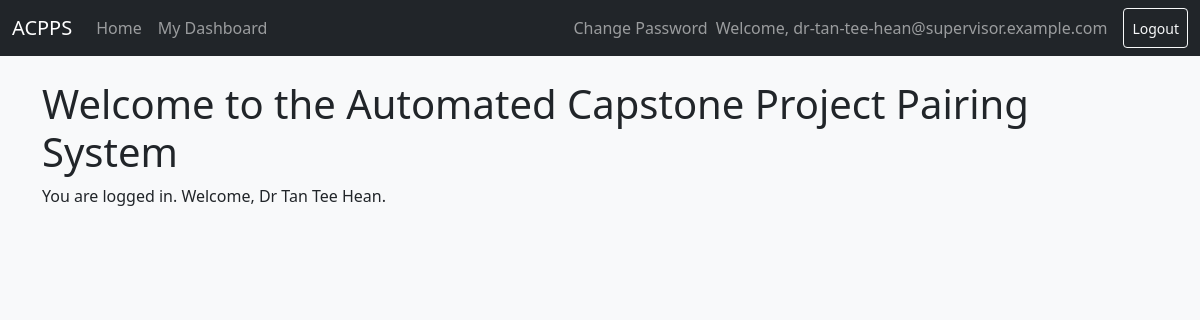
Page / (signed in) on the committed database.
### users/models.py (models this page shows, shortened)
class User(AbstractBaseUser, PermissionsMixin):
    email = models.EmailField(unique=True)
    is_active = models.BooleanField(default=True)
    is_staff = models.BooleanField(default=False)
    date_joined = models.DateTimeField(default=timezone.now)
    full_name = models.CharField(max_length=255, blank=False, null=False)
    USER_TYPE_CHOICES = (
        ('student', 'Student'),
        ('supervisor', 'Supervisor'),
    )
    user_type = models.CharField(max_length=10, choices=USER_TYPE_CHOICES)
    objects = UserManager()
    USERNAME_FIELD = 'email'
    REQUIRED_FIELDS = ['user_type']
    def get_full_name(self):
        return self.full_name or self.email

### users/views.py (the view)
# urls.py: path('', home_view, name='home'),
def home_view(request):
    return render(request, 'pages/home.html')

### templates/pages/home.html (shortened to what this page needs)
{% extends "base.html" %}
{% block content %}
    <h1>Welcome to the Automated Capstone Project Pairing System</h1>
    {% if not user.is_authenticated %}
        <p>Please <a href="{% url 'login' %}">login</a> to continue.</p>
    {% else %}
        <p>You are logged in. Welcome, {{ user.get_full_name }}.</p>
    {% endif %}
{% endblock %}

### templates/base.html (shortened to what this page needs)
<!DOCTYPE html>
<html lang="en">
<head>
    <link href="https://cdn.jsdelivr.net/npm/bootstrap@5.3.3/dist/css/bootstrap.min.css" rel="stylesheet">
    <link rel="stylesheet" href="https://cdn.jsdelivr.net/npm/bootstrap-icons@1.11.3/font/bootstrap-icons.min.css">
</head>
<body>
    <nav class="navbar navbar-expand-lg navbar-dark bg-dark mb-4">
        <div class="container-fluid">
            <a class="navbar-brand" href="{% url 'home' %}">ACPPS</a>
            <div class="collapse navbar-collapse" id="navbarNav">
                <ul class="navbar-nav me-auto mb-2 mb-lg-0">
                    <li class="nav-item"><a class="nav-link" href="{% url 'home' %}">Home</a></li>
                    {% if user.is_authenticated %}
                        {% if user.is_superuser %}
                            <li class="nav-item"><a class="nav-link" href="{% url 'student_dashboard' %}">Student DB</a></li>
                            <li class="nav-item"><a class="nav-link" href="{% url 'supervisor_dashboard' %}">Supervisor DB</a></li>
                            <li class="nav-item"><a class="nav-link" href="{% url 'coordinator_dashboard' %}">Coordinator DB</a></li>
                            <li class="nav-item"><a class="nav-link" href="{% url 'academics:dashboard' %}">Academics DB</a></li>
                        {% elif user.user_type == 'student' %}
                             <li class="nav-item"><a class="nav-link" href="{% url 'student_dashboard' %}">My Dashboard</a></li>
                        {% elif user.user_type == 'supervisor' %}
                            <li class="nav-item"><a class="nav-link" href="{% url 'supervisor_dashboard' %}">My Dashboard</a></li>
                        {% endif %}
                    {% endif %}
                </ul>
                <div class="navbar-nav ms-auto">
                    {% if user.is_authenticated %}
                        <li class="nav-item"><a class="nav-link" href="{% url 'password_change' %}">Change Password</a></li>
                        <span class="navbar-text me-3">
                            Welcome, {{ user.email }}
                        </span>
                        <form class="d-flex" action="{% url 'logout' %}" method="post">
                            <button type="submit" class="btn btn-outline-light btn-sm">Logout</button>
                        </form>
                    {% else %}
                        <a href="{% url 'login' %}" class="btn btn-outline-light">Login</a>
                    {% endif %}
                </div>
            </div>
        </div>
    </nav>
    <main class="container">
        {% block content %}
        {% endblock %}
    </main>
</body>
</html>

### templates/base.html (style rules this page uses)
body { background-color: #f8f9fa; }

### rows in the picture
User: email "dr-tan-tee-hean@supervisor.example.com", get_full_name "Dr Tan Tee Hean"
